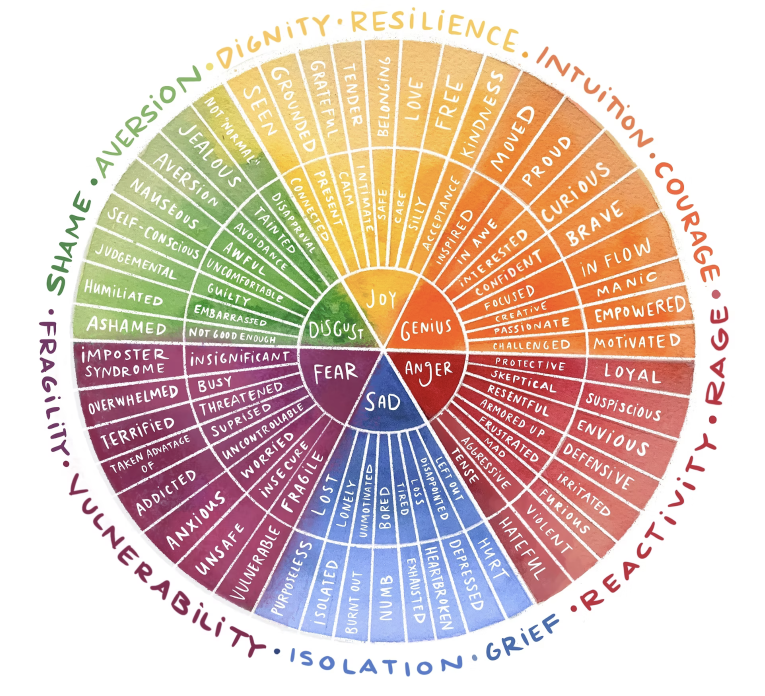
#> input picture wheel.png, 1530 x 1392 px (shown at 1/2 size)
$ python make_regions.py wheel.png
#> lines starting #> are read from the running program, lines starting #| are printed output that depends on the picture
#!/usr/bin/env python3
"""Generate regions.js: polygons laid over wheel.png, one per emotion word.

Usage:
    python3 make_regions.py            # write regions.js
    python3 make_regions.py --preview  # also write /tmp/preview.png to check alignment

Needs Pillow and numpy. Angles are degrees clockwise from 12 o'clock around CENTER.
Nominal spoke positions come from SECTORS; each one is then snapped to the nearest
white spoke line actually painted in wheel.png. If regions don't line up, tweak
CENTER / RADII / SECTORS below.
"""

import json
import math
import os
import sys

import numpy as np
from PIL import Image

HERE = os.path.dirname(os.path.abspath(__file__))
IMAGE = Image.open(os.path.join(HERE, "wheel.png")).convert("RGB")
PIXELS = np.asarray(IMAGE).astype(float)
WHITENESS = PIXELS.min(axis=2)  # white chalk lines have high values in every channel
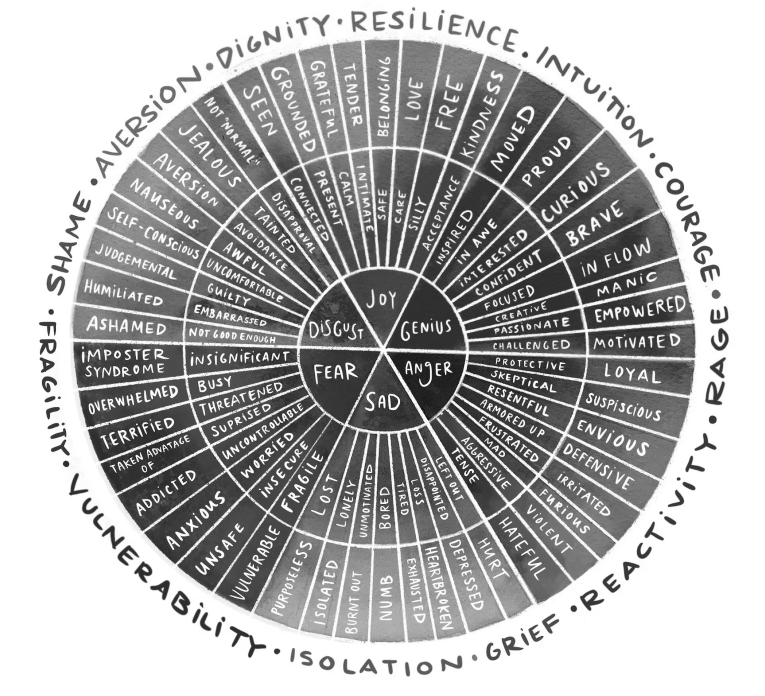
#> WHITENESS: shape (1392, 1530) float64 (shown at 1/2 size); min 8, max 255, mean 176.6

CENTER = (768, 703)
Y_SCALE = 0.97  # the photographed wheel is slightly squashed vertically
RADII = [0, 168, 400, 622]  # core / middle / outer ring boundaries (outer is re-measured per angle)
OUTER_MARGIN = 2  # px past the measured edge, so the faded overlay fully covers the paint
SNAP_RANGE = 3.0  # degrees either side of the nominal spoke to search
SNAP_STEP = 0.25

# Each sector: name, start angle, end angle (clockwise), then the middle- and outer-ring
# words in clockwise order. Every sector has 8 words per ring, split evenly (then snapped).
SECTORS = [
    ("Joy", 330, 386.5,
     ["Connected", "Present", "Calm", "Intimate", "Safe", "Care", "Silly", "Acceptance"],
     ["Seen", "Grounded", "Grateful", "Tender", "Belonging", "Love", "Free", "Kindness"]),
    ("Genius", 26.5, 91.2,
     ["Inspired", "In awe", "Interested", "Confident", "Focused", "Creative", "Passionate", "Challenged"],
     ["Moved", "Proud", "Curious", "Brave", "In flow", "Manic", "Empowered", "Motivated"]),
    ("Anger", 91.2, 148,
     ["Protective", "Skeptical", "Resentful", "Armored up", "Frustrated", "Mad", "Aggressive", "Tense"],
     ["Loyal", "Suspicious", "Envious", "Defensive", "Irritated", "Furious", "Violent", "Hateful"]),
    ("Sad", 148, 206.5,
     ["Left out", "Disappointed", "Loss", "Tired", "Bored", "Unmotivated", "Lonely", "Lost"],
     ["Hurt", "Depressed", "Heartbroken", "Exhausted", "Numb", "Burnt out", "Isolated", "Purposeless"]),
    ("Fear", 206.5, 271.5,
     ["Fragile", "Insecure", "Worried", "Uncontrollable", "Surprised", "Threatened", "Busy", "Insignificant"],
     ["Vulnerable", "Unsafe", "Anxious", "Addicted", "Taken advantage of", "Terrified", "Overwhelmed", "Imposter syndrome"]),
    ("Disgust", 271.5, 330,
     ["Not good enough", "Embarrassed", "Guilty", "Uncomfortable", "Awful", "Avoidance", "Tainted", "Disapproval"],
     ["Ashamed", "Humiliated", "Judgemental", "Self-conscious", "Nauseous", "Aversion", "Jealous", "Not normal"]),
]


def raw_point(r, deg):
    a = math.radians(deg)
    return [round(CENTER[0] + r * math.sin(a), 1), round(CENTER[1] - r * math.cos(a) * Y_SCALE, 1)]


def measure_outer_edge():
    """Radius of the wheel's outer edge for each whole degree, found by marching out
    from the middle ring until the image turns to a solid run of white paper."""
    height, width = WHITENESS.shape
#> height = 1392; width = 1530
    edge = np.full(360, np.nan)
    for deg in range(360):
        run = 0
        for r in range(450, 760):
            x, y = (int(v) for v in raw_point(r, deg))
            if not (0 <= x < width and 0 <= y < height):
                break
            run = run + 1 if WHITENESS[y, x] > 232 else 0
            if run >= 14:
                edge[deg] = r - 13
                break
#> after the loop, edge = 360 values, max 660 at index 334, min 450 at index 38, mean 611.5
    # Smooth over a 9-degree circular window; fill any gaps from neighbours.
    padded = np.concatenate([edge[-4:], edge, edge[:4]])
#> padded = 368 values, max 660 at index 338, min 450 at index 42, mean 611.2
    smooth = np.array([np.nanmedian(padded[i:i + 9]) for i in range(360)])
#> smooth = 360 values, max 649 at index 5, min 599 at index 189, mean 623.5
    return np.where(np.isnan(smooth), RADII[3], smooth)


OUTER_EDGE = measure_outer_edge()
#> OUTER_EDGE has the same summary as smooth in measure_outer_edge


def point(r, deg):
    if r == RADII[3]:  # the outer rim follows the real edge of the painting
        r = OUTER_EDGE[int(round(deg)) % 360] + OUTER_MARGIN
    return raw_point(r, deg)


def line_score(r0, a0, r1, a1, samples=40):
    """Mean whiteness along a segment, minus the surroundings (so only thin bright lines score high)."""
    p0, p1 = np.array(point(r0, a0)), np.array(point(r1, a1))
    direction = p1 - p0
    normal = np.array([-direction[1], direction[0]]) / np.linalg.norm(direction)
    t = np.linspace(0, 1, samples)[:, None]
    along = p0 + t * direction

    def sample(offset):
        xy = np.rint(along + offset * normal).astype(int)
        xy[:, 0] = xy[:, 0].clip(0, WHITENESS.shape[1] - 1)
        xy[:, 1] = xy[:, 1].clip(0, WHITENESS.shape[0] - 1)
        return WHITENESS[xy[:, 1], xy[:, 0]].mean()

    return sample(0) - 0.5 * (sample(-5) + sample(5))


def snap(r0, r1, nominal):
    """Find the (angle at r0, angle at r1) of the white spoke near `nominal`."""
    offsets = np.arange(-SNAP_RANGE, SNAP_RANGE + 1e-9, SNAP_STEP)
    best, best_score = (nominal, nominal), -1e9
    for d_in in offsets:
        for d_out in offsets:
            if abs(d_in - d_out) > 2:
                continue
            score = line_score(r0 + 8, nominal + d_in, r1 - 8, nominal + d_out)
            if score > best_score:
                best, best_score = (nominal + d_in, nominal + d_out), score
    return best


def arc(r, a0, a1):
    steps = max(2, int(abs(a1 - a0)))
    return [point(r, a0 + (a1 - a0) * i / steps) for i in range(steps + 1)]


def build():
    regions = []
    for core, a0, a1, middle, outer in SECTORS:
        core_edges = None
        for ring, words in ((1, middle), (2, outer)):
            r0, r1 = RADII[ring], RADII[ring + 1]
            step = (a1 - a0) / len(words)
            edges = [snap(r0, r1, a0 + i * step) for i in range(len(words) + 1)]
            # Fall back to the even split if snapping made the spokes cross or bunch up.
            if any(edges[i + 1][0] - edges[i][0] < 2 or edges[i + 1][1] - edges[i][1] < 2
                   for i in range(len(words))):
                print(f"  {core} ring {ring}: snapping unreliable, using even split")
                edges = [(a0 + i * step,) * 2 for i in range(len(words) + 1)]
            if ring == 1:
                core_edges = (edges[0][0], edges[-1][0])
            for i, word in enumerate(words):
                (in0, out0), (in1, out1) = edges[i], edges[i + 1]
                points = arc(r1, out0, out1) + arc(r0, in1, in0)
                regions.append({"word": word, "core": core, "ring": ring, "points": points})
        regions.append({"word": core, "core": core, "ring": 0,
                        "points": arc(RADII[1], *core_edges) + [point(0, 0)]})
#> this loop made 6 passes
    return regions


def preview(regions):
    from PIL import ImageDraw
    img = IMAGE.copy()
    draw = ImageDraw.Draw(img)
    for r in regions:
        draw.polygon([tuple(p) for p in r["points"]], outline=(0, 0, 0))
        cx = sum(p[0] for p in r["points"]) / len(r["points"])
        cy = sum(p[1] for p in r["points"]) / len(r["points"])
        draw.text((cx - 20, cy - 5), r["word"][:9], fill=(0, 0, 0))
    img.save("/tmp/preview.png")


if __name__ == "__main__":
    regions = build()
    with open(os.path.join(HERE, "regions.js"), "w") as f:
        f.write("// Generated by make_regions.py -- do not edit by hand.\n")
        f.write("const REGIONS = " + json.dumps(regions, separators=(",", ":")) + ";\n")
    print(f"wrote {len(regions)} regions")
#| wrote 102 regions
    if "--preview" in sys.argv:
        preview(regions)
        print("wrote /tmp/preview.png")
